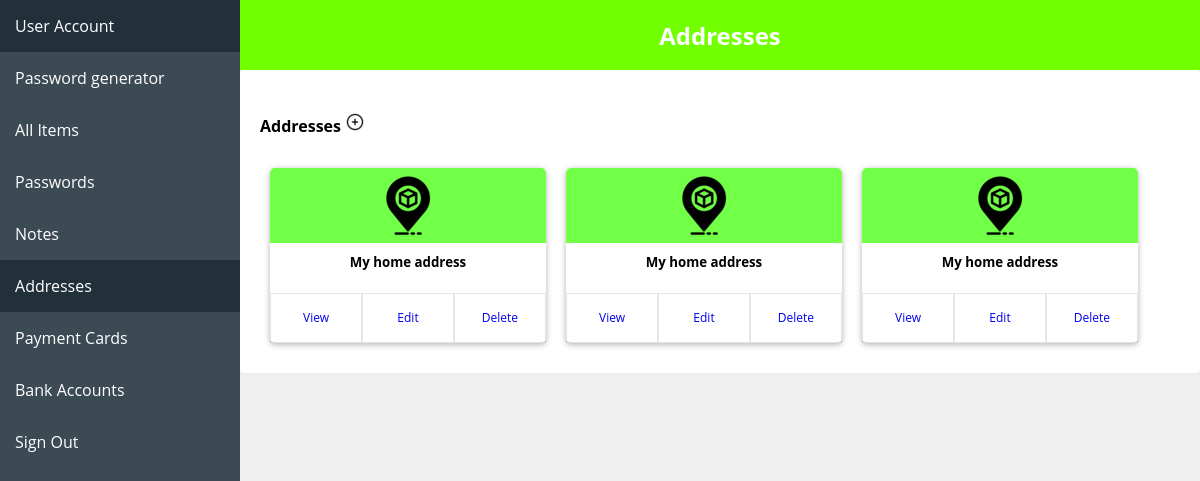
Screenshot of /vault/addresses (signed in) with the database file from the repository.
### vault/models.py (models this page shows, shortened)
class Address(models.Model):
    TITLE_CHOICES = [
        ('Sir', 'Sir'),
        ('Madam', 'Madam'),
        ('Mr', 'Mr'),
        ('Mrs', 'Mrs'),
        ('Ms', 'Ms'),
        ('Miss', 'Miss'),
        ('Dr', 'Dr'),
    ]
    GENDER_CHOICES = [
        ('M', 'Male'),
        ('F', 'Female'),
        ('O', 'Other'),
    ]
    timestamp = models.DateTimeField(auto_now_add=True)
    updated = models.DateTimeField(auto_now=True)
    user = models.ForeignKey(User, on_delete=models.CASCADE, blank=True, null=True, related_name="addresses")
    name = models.CharField(verbose_name="Address name", max_length=25, blank=True, null=True)
    title = models.CharField(verbose_name="Formal title", max_length=25, blank=True, null=True, choices=TITLE_CHOICES, default="Sir")
    first_name = models.CharField(verbose_name="First name", max_length=25, blank=True, null=True)
    middle_name = models.CharField(verbose_name="Middle name", max_length=25, blank=True, null=True)
    last_name = models.CharField(verbose_name="Last name", max_length=25, blank=True, null=True)
    gender = models.CharField(verbose_name="Gender", max_length=25, blank=True, null=True, choices=GENDER_CHOICES, default='Mr')
    birthday = models.DateField(verbose_name="Birthday", blank=True, null=True)
    address1 = models.CharField(verbose_name="Address 1", max_length=50, blank=True, null=True)
    address2 = models.CharField(verbose_name="Address 2", max_length=50, blank=True, null=True)
    address3 = models.CharField(verbose_name="Address 3", max_length=50, blank=True, null=True)
    city = models.CharField(verbose_name="City/Town", max_length=50, blank=True, null=True)
    county = models.CharField(verbose_name="County", max_length=50, blank=True, null=True)
    state = models.CharField(verbose_name="State", max_length=50, blank=True, null=True)
    zip = models.CharField(verbose_name="ZIP/Postal Code", max_length=5, blank=True, null=True)
    country = CountryField(verbose_name="Country", blank=True, null=True)
    email = models.EmailField(verbose_name="Email", blank=True, null=True)
    phone = models.CharField(verbose_name="Phone", max_length=10, blank=True, null=True)

### vault/views.py (the view)
# urls.py: path('addresses', views.AddressesView.as_view(), name="addresses"),
class AddressesView(TemplateView):
	template_name = "vault/addresses.html"
	@method_decorator(login_required)
	def dispatch(self, *args, **kwargs):
		return super().dispatch(*args, **kwargs)
	def get_context_data(self, **kwargs):
		context = super().get_context_data(**kwargs)
		context["addresses"] = Address.objects.filter(user=self.request.user)
		return context

### templates/vault/addresses.html (shortened to what this page needs)
{% extends 'base.html' %}
{% load static %}
{% block content %}
  <h2 class="header" style="background-color: rgb(114, 255, 0);">Addresses</h3>
  <div class="container">
    <h4>Addresses <a href="{% url 'vault:create_address' %}"><img class="add-icon" src="{% static 'img/add-icon.png' %}" alt=""></a></h4>
    {% if addresses %}
      <div class="cards-container">
        {% for address in addresses %}
            <div class="card" id="address-card" style="width: 18rem; margin: 10px;">
                <div class="card-img-container" id="address-cap">
                    <img class="card-img-top" src="{% static 'img/address.png' %}" alt="Card image cap">
                </div>
                <div class="card-body">
                    <h5 class="card-title">{{  address.name }}</h5>
                </div>
                <div class="card-body">
                    <div class="card-link-container">
                        <a href="{% url 'vault:detail_address' address.id %}" class="link-container card-view-btn card-link">View</a>
                        <a href="{% url 'vault:update_address' address.id %}" class="link-container card-edit-btn card-link">Edit</a>
                        <a href="{% url 'vault:delete_address' address.id %}" class="link-container card-delete-btn card-link">Delete</a>
                    </div>
                </div>
            </div>
        {% endfor %}
      </div>
    {% else %}
        <p>You have not registered addresses</p>
    {% endif %}
  </div>
{% endblock %}

### static/capstone.css (style rules this page uses)
body { font-family: 'Open Sans', Verdana; }
* { box-sizing: border-box; }
body { margin: 0; }
body, html, .map-container { height: 100%; }
::placeholder { color: #3c4a54ff; font-family: 'Open Sans', Verdana; }
.container { border-radius: 5px; background-color: #fff; padding: 20px; }
.header { color: white; background-color: #2e6bd1ff; text-align: center; padding: 18.72px; margin: 0px; }
#password-card, #note-card, #address-card, #payment-card-card, #bank-account-card { transition: box-shadow 0.3s ease; width: 30% !important; margin: 10px !important; float: left; box-shadow: 0 0.1rem 0.4rem rgba(0,0,0,0.3); }
.card-img, .card-img-bottom, .card-img-top { width: 75px !important; }
.card img { display:block; margin:auto; }
.card-img-container { border-radius: 5px 5px 0px 0px; }
#address-cap { background-color: rgb(114, 255, 71); }
.card { border-radius: 5px; }
.card-body { text-align: center; padding: 0px; height: 50px; }
.card-link { text-align: center; float: left; width: 33.33%; height: 100%; margin: 0px !important; padding: 15px; border: 0.1px rgba(0,0,0,0.1) solid; }
.card-title { height: 100%; margin: 0px; padding: 10px; }
a { text-decoration: none; }
.card-link-container { float: left; width: 100%; height: 100%; font-size: 12px; }
.cards-container { display: flex; flex-direction: row; flex-wrap: wrap; justify-content: flex-start; }

### rows the page displays
Address: name "My home address"
Address: name "My home address"
Address: name "My home address"
